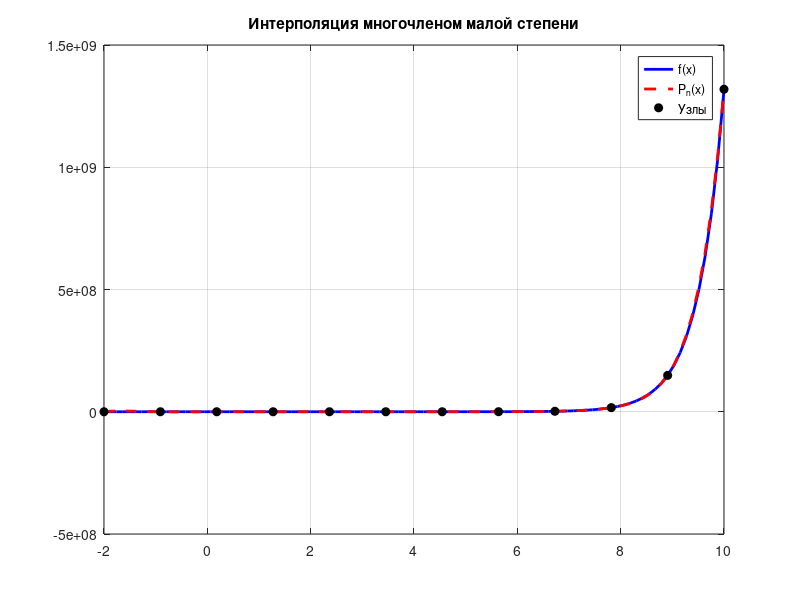
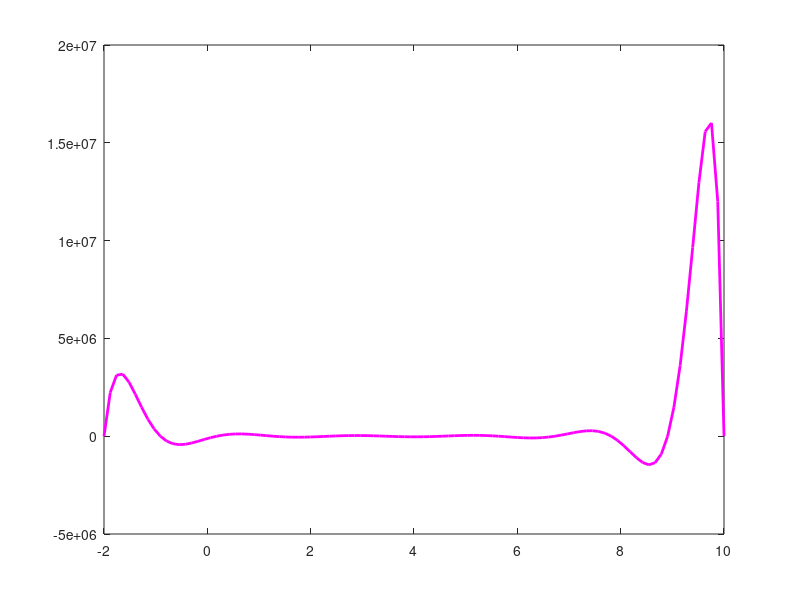

MATLAB code for these plots, in order: (Note: this script raises an error after producing the figures.)
%Интерполирование функции по равномерным узлам
%f(x) = exp(2*x+1) - sin(2*x+5) - 15
%интервал [-2; 10]

%Интервалы и кол-во узлов
a = -2;
b = 10;
node = 11; 
%оздаем искусственные узлы и прогнём по функции
x1 = linspace(a,b, node+1);
f = @(x) (exp(2*x+1) - sin(2*x+5) - 15);
y1 = f(x1');%таблица значений

V = vander(x1);%матрица Вандермонда
%решение системы уравнений относительно коэффициентов интерполяци-онного многочлена
A = V\y1;

%Создание сетки
x2 = linspace(a, b, 100);%мелкая сетка для графика
y2 = f(x2);%вектор значений функции на этой сетке

y3= polyval(A,x2);%вектор значений многочлена на этой сетке
err_small = max(abs(y3-y2));%максимальное отклонение многочлена от функции

disp('y1 = ');
disp(y1);

disp('V = ');
disp(V);

disp('A = ');
disp(A);

fprintf('Максимальное отклонение = %.4f\n', err_small);

% === Графики ===
figure(1);
plot(x2, y2, 'b', 'LineWidth', 2); hold on;
plot(x2, y3, 'r--', 'LineWidth', 2);
plot(x1, y1, 'ko', 'MarkerFaceColor','k');
grid on;
title('Интерполяция многочленом малой степени');
legend('f(x)', 'P_n(x)', 'Узлы');

figure(2);
plot(x2, y3 - y2, 'm', 'LineWidth', 2);
yline(0, 'k--');
grid on;
title('Ошибка интерполяции f(x) - P_n(x)');
xlabel('x');
ylabel('Ошибка');
